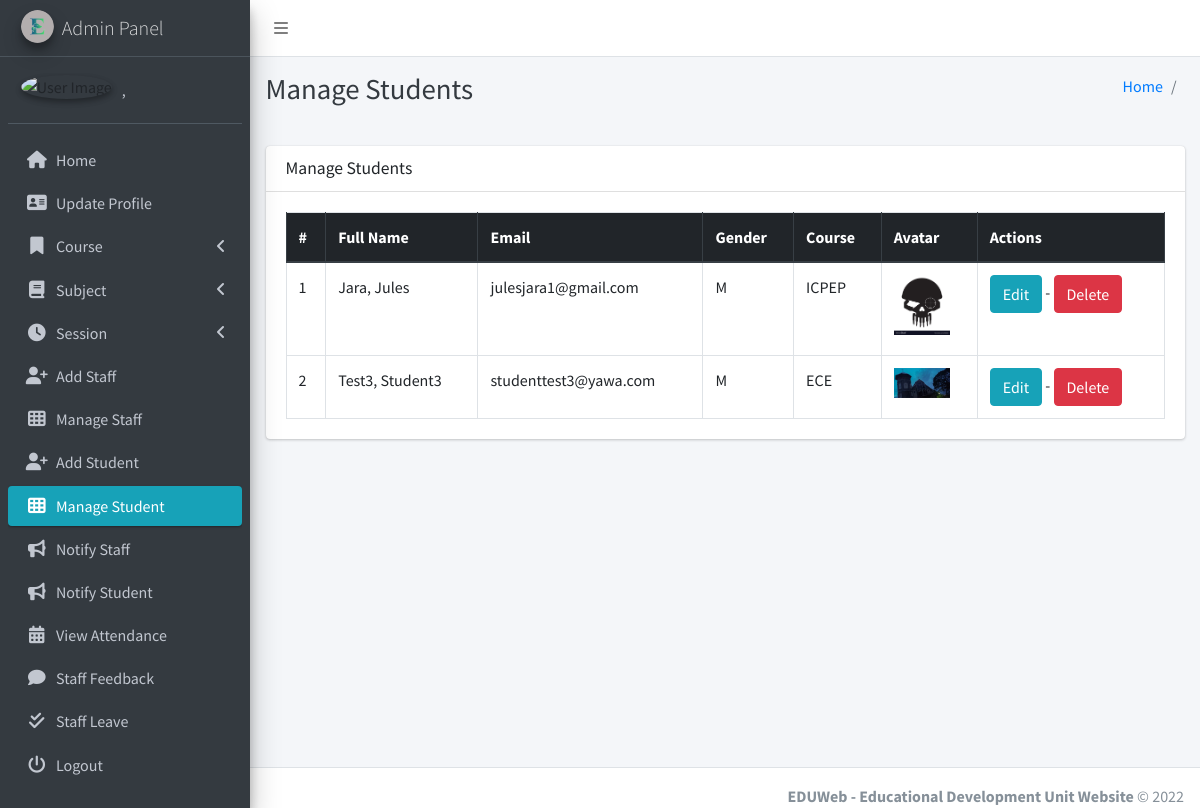
Page /student/manage/ (signed in) on the committed database.
### main_app/models.py (models this page shows, shortened)
class CustomUser(AbstractUser):
    USER_TYPE = ((1, "HOD"), (2, "Staff"), (3, "Student"))
    GENDER = [("M", "Male"), ("F", "Female")]
    username = None  # Removed username, using email instead
    email = models.EmailField(unique=True)
    user_type = models.CharField(default=1, choices=USER_TYPE, max_length=1)
    gender = models.CharField(max_length=1, choices=GENDER)
    profile_pic = models.ImageField()
    address = models.TextField()
    fcm_token = models.TextField(default="")  # For firebase notifications
    created_at = models.DateTimeField(auto_now_add=True)
    updated_at = models.DateTimeField(auto_now=True)
    USERNAME_FIELD = "email"
    REQUIRED_FIELDS = []
    objects = CustomUserManager()
    def __str__(self):
        return self.last_name + ", " + self.first_name

class Student(models.Model):
    admin = models.OneToOneField(CustomUser, on_delete=models.CASCADE)
    course = models.ForeignKey(Course, on_delete=models.CASCADE, null=True, blank=False)
    session = models.ForeignKey(Session, on_delete=models.DO_NOTHING, null=True)

class Course(models.Model):
    name = models.CharField(max_length=120)
    created_at = models.DateTimeField(auto_now_add=True)
    updated_at = models.DateTimeField(auto_now=True)

### main_app/hod_views.py (the view)
# urls.py: path("student/manage/", hod_views.manage_student, name='manage_student'),
def manage_student(request):
    students = CustomUser.objects.filter(user_type=3)
    context = {
        'students': students,
        'page_title': 'Manage Students'
    }
    return render(request, "hod_template/manage_student.html", context)

### main_app/templates/hod_template/manage_student.html
{% extends 'main_app/base.html' %}
{% load static %}
{% block page_title %}{{page_title}}{% endblock page_title %}
{% block content %}
<section class="content">
    <div class="container-fluid">
        <div class="row">
            <div class="col-md-12">
                <div class="card">
                    <div class="card-header">
                        <h3 class="card-title">{{page_title}}</h3>
                    </div>
                    <div class="card-body">
                        <table id="example2" class="table table-bordered table-hover">
                            <thead class="thead-dark">
                                <tr>
                                    <th>#</th>
                                    <th>Full Name</th>
                                    <th>Email</th>
                                    <th>Gender</th>
                                    <th>Course</th>
                                    <th>Avatar</th>
                                    <th>Actions</th>
                                </tr>
                            </thead>
                            <tbody>
                                {% for student in students %}
                                <tr>
                                    <td>{{ forloop.counter }}</td>
                                    <td>{{student.last_name}}, {{student.first_name}}</td>
                                    <td>{{student.email}}</td>
                                    <td>{{student.gender}}</td>
                                    <td>{{student.student.course.name}}</td>
                                    <td>
                                        {% if student.profile_pic == ""  %}
                                        No Image
                                        {% else %}
                                        <img class="img img-fluid mb-2" height="56" width="56"
                                            src="{{student.profile_pic}}" alt="">
                                        {% endif %}
                                    </td>
                                    <td><a href="{% url 'edit_student' student.student.id %}" class="btn btn-info">Edit</a> -
                                        <a href="{% url 'delete_student' student.student.id %}" class="btn btn-danger" onclick="return confirm('Are you sure about this ?')">Delete</a>
                                    </td>
                                </tr>
                                {% endfor %}
                            </tbody>
                        </table>
                    </div>
                </div>
            </div>
        </div>
    </div>
</section>
{% endblock content %}

### main_app/templates/main_app/sidebar_template.html (shortened to what this page needs)
{% load static %}
<aside class="main-sidebar sidebar-dark-info elevation-4">
    {% if request.user.user_type == '1' %}
    <a href="{% url 'admin_home' %}" class="brand-link">
        <img src="{% static 'dist/img/Logo.png' %} " alt=" Logo"
            class="brand-image img-circle elevation-3" >
        <span class="brand-text font-weight-light">Admin Panel</span>
    </a>
    <div class="sidebar">
        <div class="user-panel mt-3 pb-3 mb-3 d-flex">
            <div class="image">
                <img src="{{ request.user.profile_pic}}" class="img-circle elevation-2" alt="User Image">
            </div>
            <div class="info">
                <a href="#" class="d-block">{{user}}</a>
            </div>
        </div>
        <nav class="mt-2">
            <ul class="nav nav-pills nav-sidebar flex-column" data-widget="treeview" role="menu" data-accordion="false">
                <li class="nav-item">
                    {% url 'admin_home' as admin_home %}
                    <a href="{{admin_home}}" class="nav-link {% if admin_home == request.path %} active {% endif %}">
                        <i class="nav-icon fas fa-home"></i>
                        <p>
                            Home
                        </p>
                    </a>
                </li>
                <li class="nav-item">
                    {% url 'admin_view_profile' as admin_view_profile %}
                    <a href="{{admin_view_profile}}"
                        class="nav-link {% if admin_view_profile == request.path %} active {% endif %}">
                        <i class="nav-icon fas fa-address-card"></i>
                        <p>
                            Update Profile
                        </p>
                    </a>
                </li>
                <li class="nav-item has-treeview">
                    <a href="#" class="nav-link">
                        <i class="nav-icon fas fa-bookmark"></i>
                        <p>
                            Course
                            <i class="fas fa-angle-left right"></i>
                        </p>
                    </a>
                </li>
                <li class="nav-item has-treeview">
                    <a href="#" class="nav-link">
                        <i class="nav-icon fas fa-book"></i>
                        <p>
                            Subject
                            <i class="fas fa-angle-left right"></i>
                        </p>
                    </a>
                </li>
                <li class="nav-item has-treeview">
                    <a href="#" class="nav-link">
                        <i class="nav-icon fas fa-clock"></i>
                        <p>
                            Session
                            <i class="fas fa-angle-left right"></i>
                        </p>
                    </a>
                </li>
                <li class="nav-item">
                    {% url 'add_staff' as add_staff %}
                    <a href="{{add_staff}}" class="nav-link {% if add_staff == request.path %} active {% endif %}">
                        <i class="nav-icon fas fa-user-plus"></i>
                        <p>
                            Add Staff
                        </p>
                    </a>
                </li>
                <li class="nav-item">
                    {% url 'manage_staff' as manage_staff %}
                    {% url 'edit_staff' staff_id as edit_staff %}
                    <a href="{{manage_staff}}"
                        class="nav-link {% if manage_staff == request.path or request.path == edit_staff %} active {% endif %}">
                        <i class="nav-icon fas fa-th"></i>
                        <p>
                            Manage Staff
                        </p>
                    </a>
                </li>
                <li class="nav-item">
                    {% url 'add_student' as add_student%}
                    <a href="{{add_student}}" class="nav-link  {% if add_student == request.path %} active {% endif %}">
                        <i class="nav-icon fas fa-user-plus"></i>
                        <p>
                            Add Student
                        </p>
                    </a>
                </li>
                <li class="nav-item">
                    {% url 'manage_student' as manage_student %}
                    {% url 'edit_student' student_id as edit_student %}
                    <a href="{{manage_student}}"
                        class="nav-link  {% if edit_student == request.path or manage_student == request.path %} active {% endif %}">
                        <i class="nav-icon fas fa-th"></i>
                        <p>
                            Manage Student
                        </p>
                    </a>
                </li>
                <li class="nav-item">
                    {% url 'admin_notify_staff' as admin_notify_staff %}
                    <a href="{{admin_notify_staff}}"
                        class="nav-link {% if admin_notify_staff == request.path %} active {% endif %}">
                        <i class="nav-icon fas fa-bullhorn"></i>
                        <p>
                            Notify Staff
                        </p>
                    </a>
                </li>
                <li class="nav-item">
                    {% url 'admin_notify_student' as admin_notify_student %}
                    <a href="{{admin_notify_student}}"
                        class="nav-link {% if admin_notify_student == request.path %} active {% endif %}">
                        <i class="nav-icon fas fa-bullhorn"></i>
                        <p>
                            Notify Student
                        </p>
                    </a>
                </li>
                <li class="nav-item">
                    {% url 'admin_view_attendance' as admin_view_attendance %}
                <li class="nav-item">
                    <a href="{{admin_view_attendance}}"
                        class="nav-link  {% if admin_view_attendance == request.path %} active {% endif %}">
                        <i class="nav-icon fas fa-calendar-alt"></i>
                        <p>
                            View Attendance
                        </p>
                    </a>
                </li>
                <li class="nav-item">
                    {% url 'staff_feedback_message' as staff_feedback_message %}
                    <a href="{{staff_feedback_message}}"
                        class="nav-link   {% if staff_feedback_message == request.path %} active {% endif %}">
                        <i class="nav-icon fas fa-comment"></i>
                        <p>
                            Staff Feedback
                        </p>
                    </a>
                </li>
                <li class="nav-item">
                    {% url 'view_staff_leave' as view_staff_leave %}
                    <a href="{{view_staff_leave}}"
                        class="nav-link  {% if view_staff_leave == request.path %} active {% endif %}">
                        <i class="nav-icon fas fa-check-double"></i>
                        <p>
                            Staff Leave
                        </p>
                    </a>
                </li>
                                        {% endif %}
                                        <li class="nav-item">
                                            <a href="{% url 'user_logout' %}"
                                                onclick="return confirm('Your session would be terminated.\n\nProceed?')"
                                                class="nav-link">
                                                <i class="nav-icon fas fa-power-off"></i>
                                                <p>
                                                    Logout
                                                </p>
                                            </a>
                                        </li>
                                    </ul>
                                </nav>
                            </div>
</aside>

### rows in the picture
CustomUser: last_name+first_name ","
CustomUser: last_name "Jara", first_name "Jules", email "julesjara1@gmail.com", gender "M", student.course.name "ICPEP", profile_pic (picture)
CustomUser: last_name "Test3", first_name "Student3", email "studenttest3@yawa.com", gender "M", student.course.name "ECE", shows a picture

### other values in the picture
{{ page_title }} "Manage Students"
